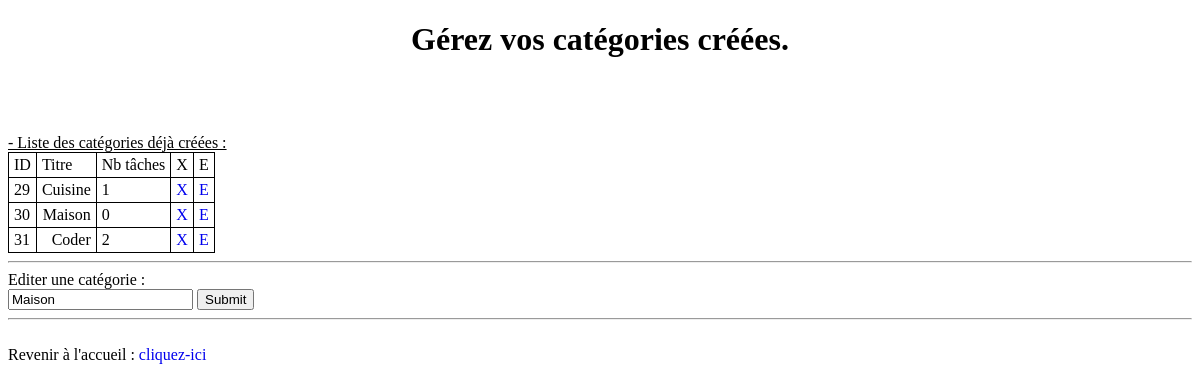
The app's page /categories.php?editer=30 with its own data.
### tables this page shows
CREATE TABLE `categories` (
  `id` int(11) NOT NULL,
  `categorie` varchar(100) NOT NULL
);

### includes/include_categories.php (the view, shortened to what this page needs)
<?php
require_once('includes/base.php');
function show_categories($pdo)
{
	$stmt = $pdo->query('SELECT categories.id, categories.categorie, COUNT(taches.id)'
						. ' `nbTaches` FROM categories'
						. ' LEFT JOIN taches ON taches.id_categorie = categories.id'
						. ' GROUP BY categories.id');
	while($row = $stmt->fetch())
	{
		echo "<tr>" . PHP_EOL
		. "<td>" . $row['id'] . "</td>" . PHP_EOL
		. "<td class='titre_tache'>" . $row['categorie'] . "</td>" . PHP_EOL
		. "<td class=''>" . $row['nbTaches'] . "</td>" . PHP_EOL
		. "<td><a href=\"categories.php?delete_id=" . $row['id'] . "\">X</a></td>" . PHP_EOL
		. "<td><a href=\"categories.php?editer=" . $row['id'] . "\">E</a></td>" . PHP_EOL
		. "</tr>\n";
	}
}
if(isset($_GET['editer']))
{
	$editer = '_editer';
	$sql_query = 'SELECT categorie FROM categories WHERE id = ?';
	$stmt = $pdo->prepare($sql_query);
	$stmt->execute([$_GET['editer']]);
	$nb_categories=$stmt->rowCount();
	if($nb_categories == 1)
	{
		$form_usage = 'Editer';
		$editer_url = 'editer=' . $_GET['editer'];
		$f_category = $stmt->fetchColumn();
	}
}
?>

### categories.php (shortened to what this page needs)
<?php
require_once('includes/include_categories.php');
?>
<h1 style="text-align: center;">Gérez vos catégories créées.</h1></br></br>
<br />
<u>- Liste des catégories déjà créées :</u>
<table>
<tr><td>ID</td><td>Titre</td><td>Nb tâches</td><td>X</td><td>E</td></tr>
<?php
show_categories($pdo)
?>
</table>
<hr />
<?php echo $form_usage; ?> une catégorie :
<form action="categories.php?<?=$editer_url?>" method="post">
	<input type="text" name="category<?=$editer?>" value="<?=$f_category?>"/>
	<input type="submit">
</form>
<hr /></br>
Revenir à l'accueil : <a href="index.php" label="Retour à l'accueil">cliquez-ici</a>

### design.css (style rules this page uses)
table, tr, td { border: 1px solid black; border-collapse: collapse; }
tr, td { border: 1px solid black; padding: 3px 5px 3px 5px; }
.titre_tache { text-align: right; }
a { text-decoration: none; }

### records on screen
categories: id "29", categorie "Cuisine", nbTaches "1"
categories: id "30", categorie "Maison", nbTaches "0", category_editer "Maison"
categories: id "31", categorie "Coder", nbTaches "2"

### other values on screen
$form_usage "Editer"
